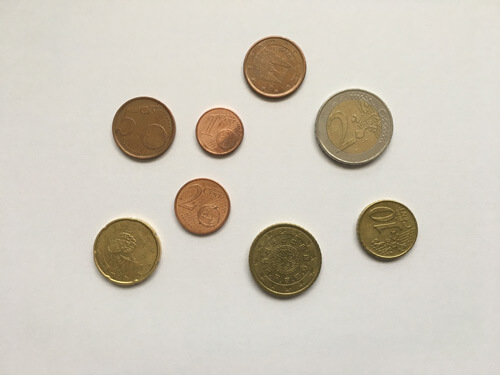
//> input picture Ejemplos/data/coins.jpg, 500 x 375 px
$ ./main   (built with g++ and OpenCV 4)
//> lines starting //> are read from the running program, lines starting //| are printed output that depends on the picture; after the words box and inside, x2 and y2 are one past the last pixel; in counts of white or black regions, pixels touching at a corner belong together
#include <opencv2/highgui.hpp>
#include <opencv2/imgproc.hpp>
#include <iostream>

using namespace cv;
using namespace std;

int main()
{
  // Create image variables
  Mat image, gray, edges, gauss;

  // Read image
  image = imread("../../data/coins.jpg", IMREAD_COLOR);
//> image is the input picture: 375 rows x 500 cols, CV_8UC3; mean B, G, R 188.8, 200.7, 207.2

  // Convert image to grayscale
  cvtColor(image, gray, COLOR_BGR2GRAY);
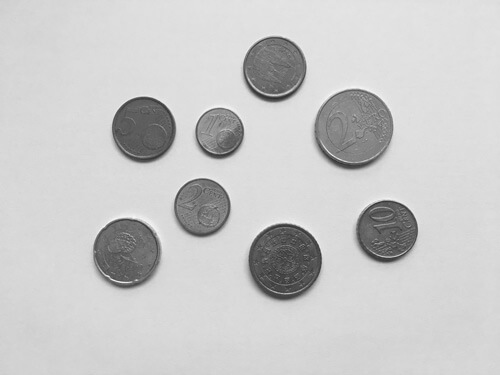
//> gray: 375 rows x 500 cols, CV_8UC1; min 46, max 251, mean 201.2

  // Gaussian blur
  GaussianBlur(gray, gauss, Size(5, 5), 0);
  imshow("Gaussian Blur", gauss);

  // Image processing
  Canny(gauss, edges, 50, 100, 3);
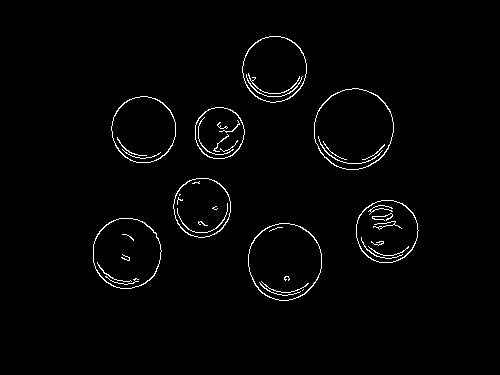
//> edges: 375 rows x 500 cols, CV_8UC1; 1.7% white in thin lines or dots, all inside (x1, y1, x2, y2) = (93, 36, 419, 301)

  // Contours
  vector<vector<Point>> contours;
  vector<Vec4i> hierarchy;
  findContours(edges, contours, hierarchy, RETR_TREE, CHAIN_APPROX_SIMPLE);
//> contours = 51 contours, 33 with area under 20; largest, box (x1, y1, x2, y2) and area: (314, 88, 394, 170) 5024, (314, 88, 394, 170) 4960, (248, 223, 322, 301) 4450, (248, 223, 322, 301) 4389, (93, 218, 162, 289) 3788
  cout << contours.size() << " contours found." << endl;
//| 51 contours found.

  // Drawing contours
  Mat drawing = Mat::zeros(edges.size(), CV_8UC3);
  drawContours(drawing, contours, -1, (0, 0, 255), 2, LINE_8, hierarchy, 1);
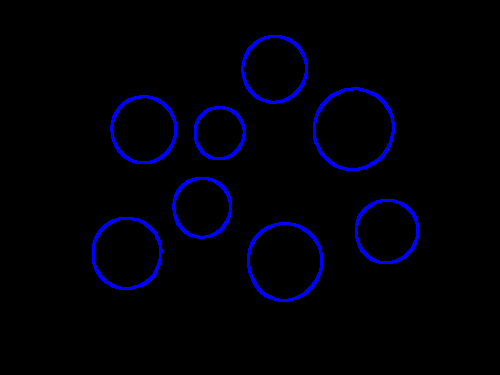
//> drawing: 375 rows x 500 cols, CV_8UC3; mean B, G, R 8.3, 0, 0
  imshow("Contours", drawing);

  // Wait to press a key
  waitKey(0);

  return 0;
}
